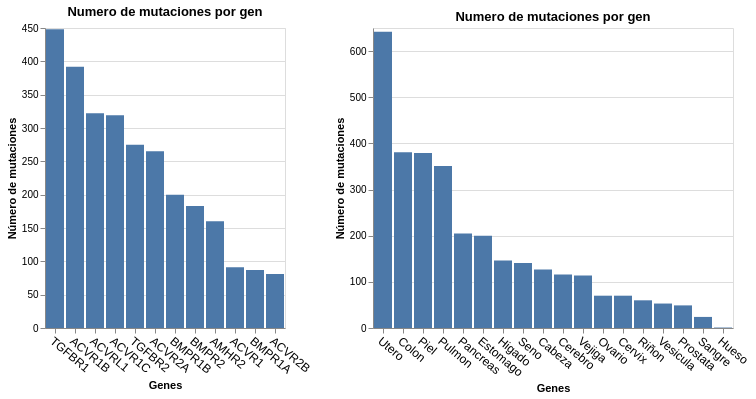

The cell this chart's notebook holds for it:
### Code cell
chart2=alt.Chart(df_cancer
).transform_aggregate(
    unique_aa_mutation='distinct(aa_mutation)',
    groupby=['Gen_names','aa_mutation']
).mark_bar().encode(
    y=alt.Y('count(unique_aa_mutation):Q', title='Número de mutaciones'),
    x=alt.X('Gen_names', sort='-y', title='Genes',axis=alt.Axis(
              labelAngle=40, labelFontSize=12)),
    tooltip=['Gen_names', 'count()']
).properties(
    title="Numero de mutaciones por gen"
)
chart3 =  alt.Chart(df_cancer
).transform_aggregate(
    unique_aa_mutation='distinct(aa_mutation)',
    groupby=['tipo_cancer','aa_mutation','Gen_names']
).mark_bar().encode(
    y=alt.Y('count(unique_aa_mutation):Q', title='Número de mutaciones'),
    x=alt.X('tipo_cancer', sort='-y', title='Genes',axis=alt.Axis(
              labelAngle=40, labelFontSize=12)),
    tooltip=['tipo_cancer', 'count()']
).properties(
    title="Numero de mutaciones por gen"
)
chart2|chart3

### Figure 1 — Vega-Lite specification as saved in the notebook (floating-point values rounded to 4 significant figures; data arrays with more than 128 entries replaced by an {"elided": "..."} marker saying what was removed)
{"config": {"view": {"continuousWidth": 300, "continuousHeight": 300}}, "hconcat": [{"mark": {"type": "bar"}, "encoding": {"tooltip": [{"field": "Gen_names", "type": "nominal"}, {"aggregate": "count", "type": "quantitative"}], "x": {"axis": {"labelAngle": 40, "labelFontSize": 12}, "field": "Gen_names", "sort": "-y", "title": "Genes", "type": "nominal"}, "y": {"aggregate": "count", "field": "unique_aa_mutation", "title": "Número de mutaciones", "type": "quantitative"}}, "title": "Numero de mutaciones por gen", "transform": [{"aggregate": [{"op": "distinct", "field": "aa_mutation", "as": "unique_aa_mutation"}], "groupby": ["Gen_names", "aa_mutation"]}]}, {"mark": {"type": "bar"}, "encoding": {"tooltip": [{"field": "tipo_cancer", "type": "nominal"}, {"aggregate": "count", "type": "quantitative"}], "x": {"axis": {"labelAngle": 40, "labelFontSize": 12}, "field": "tipo_cancer", "sort": "-y", "title": "Genes", "type": "nominal"}, "y": {"aggregate": "count", "field": "unique_aa_mutation", "title": "Número de mutaciones", "type": "quantitative"}}, "title": "Numero de mutaciones por gen", "transform": [{"aggregate": [{"op": "distinct", "field": "aa_mutation", "as": "unique_aa_mutation"}], "groupby": ["tipo_cancer", "aa_mutation", "Gen_names"]}]}], "data": {"name": "data-c705716b67fcb21b1471906a7a8b165c"}, "$schema": "https://vega.github.io/schema/vega-lite/v5.16.3.json", "datasets": {"data-c705716b67fcb21b1471906a7a8b165c": {"elided": "3321 records"}}}
